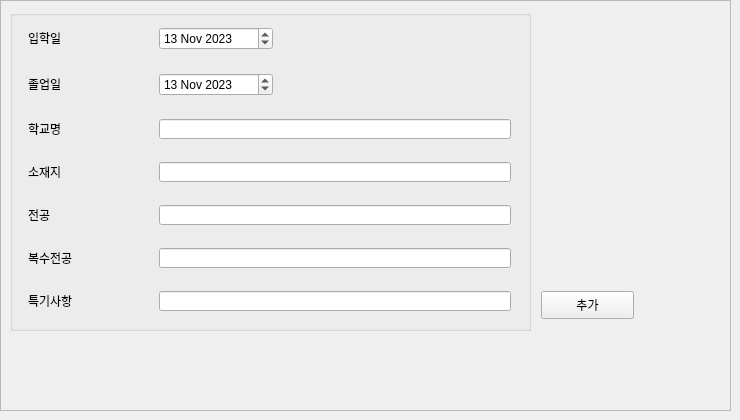
          <widget class="QWidget" name="tab_35">
           <attribute name="title">
            <string>학력</string>
           </attribute>
           <widget class="QScrollArea" name="scrollArea_31">
            <property name="geometry">
             <rect>
              <x>0</x>
              <y>0</y>
              <width>731</width>
              <height>411</height>
             </rect>
            </property>
            <property name="widgetResizable">
             <bool>true</bool>
            </property>
            <widget class="QWidget" name="scrollAreaWidgetContents_31">
             <property name="geometry">
              <rect>
               <x>0</x>
               <y>0</y>
               <width>729</width>
               <height>409</height>
              </rect>
             </property>
             <widget class="QPushButton" name="pushButton_36">
              <property name="geometry">
               <rect>
                <x>540</x>
                <y>290</y>
                <width>93</width>
                <height>28</height>
               </rect>
              </property>
              <property name="text">
               <string>추가</string>
              </property>
             </widget>
            </widget>
           </widget>
           <widget class="QGroupBox" name="groupBox_41">
            <property name="geometry">
             <rect>
              <x>10</x>
              <y>10</y>
              <width>521</width>
              <height>321</height>
             </rect>
            </property>
            <property name="title">
             <string/>
            </property>
            <widget class="QWidget" name="gridLayoutWidget_31">
             <property name="geometry">
              <rect>
               <x>0</x>
               <y>0</y>
               <width>521</width>
               <height>321</height>
              </rect>
             </property>
             <layout class="QGridLayout" name="gridLayout_31">
              <item row="3" column="1">
               <widget class="QLineEdit" name="lineEdit_124">
                <property name="sizePolicy">
                 <sizepolicy hsizetype="Fixed" vsizetype="Ignored">
                  <horstretch>0</horstretch>
                  <verstretch>0</verstretch>
                 </sizepolicy>
                </property>
                <property name="minimumSize">
                 <size>
                  <width>352</width>
                  <height>0</height>
                 </size>
                </property>
               </widget>
              </item>
              <item row="4" column="1">
               <widget class="QLineEdit" name="lineEdit_125">
                <property name="sizePolicy">
                 <sizepolicy hsizetype="Fixed" vsizetype="Ignored">
                  <horstretch>0</horstretch>
                  <verstretch>0</verstretch>
                 </sizepolicy>
                </property>
                <property name="minimumSize">
                 <size>
                  <width>352</width>
                  <height>0</height>
                 </size>
                </property>
               </widget>
              </item>
              <item row="0" column="1">
               <widget class="QDateEdit" name="dateEdit_31">
                <property name="minimumSize">
                 <size>
                  <width>114</width>
                  <height>0</height>
                 </size>
                </property>
                <property name="maximumSize">
                 <size>
                  <width>114</width>
                  <height>16777215</height>
                 </size>
                </property>
                <property name="dateTime">
                 <datetime>
                  <hour>0</hour>
                  <minute>0</minute>
                  <second>0</second>
                  <year>2023</year>
                  <month>11</month>
                  <day>13</day>
                 </datetime>
                </property>
                <property name="maximumDateTime">
                 <datetime>
                  <hour>23</hour>
                  <minute>59</minute>
                  <second>59</second>
                  <year>2100</year>
                  <month>1</month>
                  <day>1</day>
                 </datetime>
                </property>
                <property name="minimumDateTime">
                 <datetime>
                  <hour>0</hour>
                  <minute>0</minute>
                  <second>0</second>
                  <year>2012</year>
                  <month>1</month>
                  <day>1</day>
                 </datetime>
                </property>
               </widget>
              </item>
              <item row="1" column="0">
               <widget class="QLabel" name="label_186">
                <property name="sizePolicy">
                 <sizepolicy hsizetype="Maximum" vsizetype="Ignored">
                  <horstretch>0</horstretch>
                  <verstretch>0</verstretch>
                 </sizepolicy>
                </property>
                <property name="minimumSize">
                 <size>
                  <width>107</width>
                  <height>0</height>
                 </size>
                </property>
                <property name="maximumSize">
                 <size>
                  <width>16777215</width>
                  <height>20</height>
                 </size>
                </property>
                <property name="text">
                 <string>졸업일</string>
                </property>
                <property name="alignment">
                 <set>Qt::AlignLeading|Qt::AlignLeft|Qt::AlignVCenter</set>
                </property>
               </widget>
              </item>
              <item row="5" column="1">
               <widget class="QLineEdit" name="lineEdit_126">
                <property name="sizePolicy">
                 <sizepolicy hsizetype="Fixed" vsizetype="Ignored">
                  <horstretch>0</horstretch>
                  <verstretch>0</verstretch>
                 </sizepolicy>
                </property>
                <property name="minimumSize">
                 <size>
                  <width>352</width>
                  <height>0</height>
                 </size>
                </property>
               </widget>
              </item>
              <item row="2" column="0">
               <widget class="QLabel" name="label_187">
                <property name="sizePolicy">
                 <sizepolicy hsizetype="Maximum" vsizetype="Ignored">
                  <horstretch>0</horstretch>
                  <verstretch>0</verstretch>
                 </sizepolicy>
                </property>
                <property name="minimumSize">
                 <size>
                  <width>107</width>
                  <height>0</height>
                 </size>
                </property>
                <property name="maximumSize">
                 <size>
                  <width>16777215</width>
                  <height>20</height>
                 </size>
                </property>
                <property name="text">
                 <string>학교명</string>
                </property>
                <property name="alignment">
                 <set>Qt::AlignLeading|Qt::AlignLeft|Qt::AlignVCenter</set>
                </property>
               </widget>
              </item>
              <item row="2" column="1">
               <widget class="QLineEdit" name="lineEdit_127">
                <property name="sizePolicy">
                 <sizepolicy hsizetype="Fixed" vsizetype="Ignored">
                  <horstretch>0</horstretch>
                  <verstretch>0</verstretch>
                 </sizepolicy>
                </property>
                <property name="minimumSize">
                 <size>
                  <width>352</width>
                  <height>0</height>
                 </size>
                </property>
               </widget>
              </item>
              <item row="1" column="1">
               <widget class="QDateEdit" name="dateEdit_32">
                <property name="minimumSize">
                 <size>
                  <width>114</width>
                  <height>0</height>
                 </size>
                </property>
                <property name="maximumSize">
                 <size>
                  <width>114</width>
                  <height>16777215</height>
                 </size>
                </property>
                <property name="dateTime">
                 <datetime>
                  <hour>0</hour>
                  <minute>0</minute>
                  <second>0</second>
                  <year>2023</year>
                  <month>11</month>
                  <day>13</day>
                 </datetime>
                </property>
                <property name="maximumDateTime">
                 <datetime>
                  <hour>23</hour>
                  <minute>59</minute>
                  <second>59</second>
                  <year>2100</year>
                  <month>1</month>
                  <day>1</day>
                 </datetime>
                </property>
                <property name="minimumDateTime">
                 <datetime>
                  <hour>0</hour>
                  <minute>0</minute>
                  <second>0</second>
                  <year>2012</year>
                  <month>1</month>
                  <day>1</day>
                 </datetime>
                </property>
               </widget>
              </item>
              <item row="3" column="0">
               <widget class="QLabel" name="label_188">
                <property name="sizePolicy">
                 <sizepolicy hsizetype="Maximum" vsizetype="Ignored">
                  <horstretch>0</horstretch>
                  <verstretch>0</verstretch>
                 </sizepolicy>
                </property>
                <property name="minimumSize">
                 <size>
                  <width>107</width>
                  <height>0</height>
                 </size>
                </property>
                <property name="maximumSize">
                 <size>
                  <width>16777215</width>
                  <height>20</height>
                 </size>
                </property>
                <property name="text">
                 <string>소재지</string>
                </property>
                <property name="alignment">
                 <set>Qt::AlignLeading|Qt::AlignLeft|Qt::AlignVCenter</set>
                </property>
               </widget>
              </item>
              <item row="5" column="0">
               <widget class="QLabel" name="label_189">
                <property name="sizePolicy">
                 <sizepolicy hsizetype="Maximum" vsizetype="Ignored">
                  <horstretch>0</horstretch>
                  <verstretch>0</verstretch>
                 </sizepolicy>
                </property>
                <property name="minimumSize">
                 <size>
                  <width>107</width>
                  <height>0</height>
                 </size>
                </property>
                <property name="maximumSize">
                 <size>
                  <width>16777215</width>
                  <height>20</height>
                 </size>
                </property>
                <property name="text">
                 <string>복수전공</string>
                </property>
                <property name="alignment">
                 <set>Qt::AlignLeading|Qt::AlignLeft|Qt::AlignVCenter</set>
                </property>
               </widget>
              </item>
              <item row="0" column="0">
               <widget class="QLabel" name="label_190">
                <property name="sizePolicy">
                 <sizepolicy hsizetype="Maximum" vsizetype="Ignored">
                  <horstretch>0</horstretch>
                  <verstretch>0</verstretch>
                 </sizepolicy>
                </property>
                <property name="minimumSize">
                 <size>
                  <width>107</width>
                  <height>0</height>
                 </size>
                </property>
                <property name="maximumSize">
                 <size>
                  <width>16777215</width>
                  <height>20</height>
                 </size>
                </property>
                <property name="text">
                 <string>입학일</string>
                </property>
                <property name="alignment">
                 <set>Qt::AlignLeading|Qt::AlignLeft|Qt::AlignVCenter</set>
                </property>
               </widget>
              </item>
              <item row="4" column="0">
               <widget class="QLabel" name="label_191">
                <property name="sizePolicy">
                 <sizepolicy hsizetype="Maximum" vsizetype="Ignored">
                  <horstretch>0</horstretch>
                  <verstretch>0</verstretch>
                 </sizepolicy>
                </property>
                <property name="minimumSize">
                 <size>
                  <width>107</width>
                  <height>0</height>
                 </size>
                </property>
                <property name="maximumSize">
                 <size>
                  <width>16777215</width>
                  <height>20</height>
                 </size>
                </property>
                <property name="text">
                 <string>전공</string>
                </property>
                <property name="alignment">
                 <set>Qt::AlignLeading|Qt::AlignLeft|Qt::AlignVCenter</set>
                </property>
               </widget>
              </item>
              <item row="6" column="0">
               <widget class="QLabel" name="label_192">
                <property name="sizePolicy">
                 <sizepolicy hsizetype="Maximum" vsizetype="Ignored">
                  <horstretch>0</horstretch>
                  <verstretch>0</verstretch>
                 </sizepolicy>
                </property>
                <property name="minimumSize">
                 <size>
                  <width>107</width>
                  <height>0</height>
                 </size>
                </property>
                <property name="maximumSize">
                 <size>
                  <width>16777215</width>
                  <height>20</height>
                 </size>
                </property>
                <property name="text">
                 <string>특기사항</string>
                </property>
                <property name="alignment">
                 <set>Qt::AlignLeading|Qt::AlignLeft|Qt::AlignVCenter</set>
                </property>
               </widget>
              </item>
              <item row="6" column="1">
               <widget class="QLineEdit" name="lineEdit_128">
                <property name="sizePolicy">
                 <sizepolicy hsizetype="Fixed" vsizetype="Ignored">
                  <horstretch>0</horstretch>
                  <verstretch>0</verstretch>
                 </sizepolicy>
                </property>
                <property name="minimumSize">
                 <size>
                  <width>352</width>
                  <height>0</height>
                 </size>
                </property>
               </widget>
              </item>
             </layout>
            </widget>
           </widget>
          </widget>
